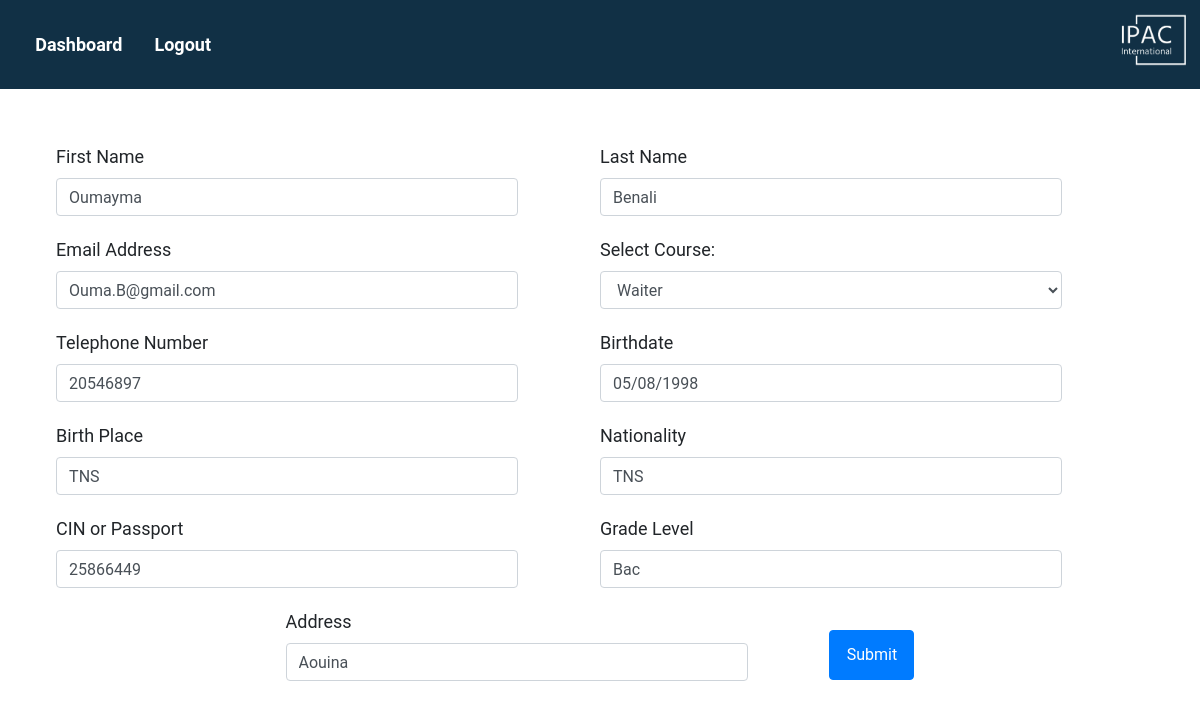
/candidate/1/update (signed in), run on the app's committed database.
### models.py (models this page shows, shortened)
class Candidate(db.Model):
    app_candidates = 'candidates'
    id = db.Column(db.Integer, primary_key=True)
    firstname = db.Column(db.String(50))
    lastname = db.Column(db.String(50))
    select_course = db.Column(db.String(100))
    telephone = db.Column(db.String(50))
    birthdate = db.Column(db.String(50))
    birthplace = db.Column(db.String(50))
    nationality = db.Column(db.String(50))
    cin_passport = db.Column(db.String(50))
    gradelevel = db.Column(db.String(50))
    address = db.Column(db.String(100))
    email = db.Column(db.String(120), unique=True)

### views.py (the view, shortened to what this page needs)
@views.route('/candidate/<int:id>/update', methods=['GET', 'POST', 'PUT'])
@login_required
def update_candidate(id):
    if not current_user.is_authenticated:
        return redirect(url_for('auth.login'))
    instance = Candidate.query.get(id)
    if not instance:
        flash('Candidate does not exist', category="Error")
        return redirect(url_for('views.candidate'))
    return render_template("update-candidate.html", tmp=instance)

### app.py (called while the page is built)
@login_manager.user_loader
def load_user(user_id):
    return User.query.get(int(user_id))

### templates/update-candidate.html (shortened to what this page needs)
<link rel="stylesheet" type="text/css" href="{{ url_for('static', filename='styles.css') }}">
{% block content %}
<img src="{{ url_for('static', filename='ipac LOGO.jpg') }}" id="logo">
<nav class="secondary-nav">
  <link rel="stylesheet" href="https://stackpath.bootstrapcdn.com/bootstrap/4.4.1/css/bootstrap.min.css"
 />
  <link rel="stylesheet" href="https://stackpath.bootstrapcdn.com/font-awesome/4.7.0/css/font-awesome.min.css"
 />
  <body>
    <ul>
      <li><a href="/dashboard">Dashboard</a></li>
      <li><a id="logout" href="{{ url_for('auth.logout') }}">Logout</a></li>
    </ul>
  </body>
</nav>
<head>
</head>
<div class="container">
  <div class="row">
    <div class="col-md-12">
      <br><br>
      <form class="form-wrapper" method="post">
        <div class="form-group">
          <label for="firstname">First Name</label>
          <input type="text" class="form-control" style="width:85%" id="firstname" name="firstname"
            value="{{ tmp.firstname }}" />
        </div>
        <div class="form-group">
          <label for="lastname">Last Name</label>
          <input type="text" class="form-control" style="width:85%" id="lastname" name="lastname"
            value="{{ tmp.lastname }}" />
        </div>
        <div class="form-group">
          <label for="email">Email Address</label>
          <input type="email" class="form-control" style="width:85%" id="email" name="email" value="{{ tmp.email }}" />
        </div>
        <div class="form-group">
          <label for="select_course">Select Course:</label>
          <select id="select_course" name="select_course" class="form-control" style="width:85%">
            <option value="{{ tmp.select_course }}" selected>{{ tmp.select_course }}</option>
          </select>
        </div>
        <div class="form-group">
          <label for="telephone">Telephone Number</label>
          <input type="text" class="form-control" style="width:85%" id="telephone" name="telephone"
            value="{{ tmp.telephone }}" />
        </div>
        <div class="form-group">
          <label for="birthdate">Birthdate</label>
          <input type="text" class="form-control" style="width:85%" id="birthdate" name="birthdate"
            value="{{ tmp.birthdate }}" />
        </div>
        <div class="form-group">
          <label for="birthplace">Birth Place</label>
          <input type="text" class="form-control" style="width:85%" id="birthplace" name="birthplace"
            value="{{ tmp.birthplace }}" />
        </div>
        <div class="form-group">
          <label for="nationality">Nationality</label>
          <input type="text" class="form-control" style="width:85%" id="nationality" name="nationality"
            value="{{ tmp.nationality }}" />
        </div>
        <div class="form-group">
          <label for="cin_passport">CIN or Passport</label>
          <input type="text" class="form-control" style="width:85%" id="cin_passport" name="cin_passport"
            value="{{ tmp.cin_passport }}" />
        </div>
        <div class="form-group">
          <label for="gradelevel">Grade Level</label>
          <input type="text" class="form-control" style="width:85%" id="gradelevel" name="gradelevel"
            value="{{ tmp.gradelevel }}" />
        </div>
        <div class="form-group">
          <label for="address">Address</label>
          <input type="text" class="form-control" style="width:85%" id="address" name="address"
            value="{{ tmp.address }}" />
        </div>
        <button type="submit" class="btn btn-primary" style="width: 85px; height: 50px;">Submit</button>
      </form>
    </div>
  </div>
</div>
{% endblock %}

### templates/update-candidate.html (style rules this page uses)
body { margin: 0%; font-size: 18px; }
ul { list-style-type: none; margin: 0%; padding: 1.6%; overflow: hidden; background-color: #113045; text-align: center; top: 0%; width: 100%; }
li { float: left; }
li a { display: block; color: white; text-align: center; padding: 12px 16px; text-decoration: none !important; font-weight: bold; font-family: 'Roboto'; }
.form-wrapper { display: flex; flex-wrap: wrap; justify-content: center; align-items: center; }
.form-group { flex-basis: 49%; margin-bottom: 20px; }
.container { font-family: 'roboto'; }

### data on the page
Candidate: firstname "Oumayma", lastname "Benali", email "Ouma.B@gmail.com", select_course "Waiter", telephone "20546897", birthdate "05/08/1998", birthplace "TNS", nationality "TNS", cin_passport "25866449", gradelevel "Bac", address "Aouina"
